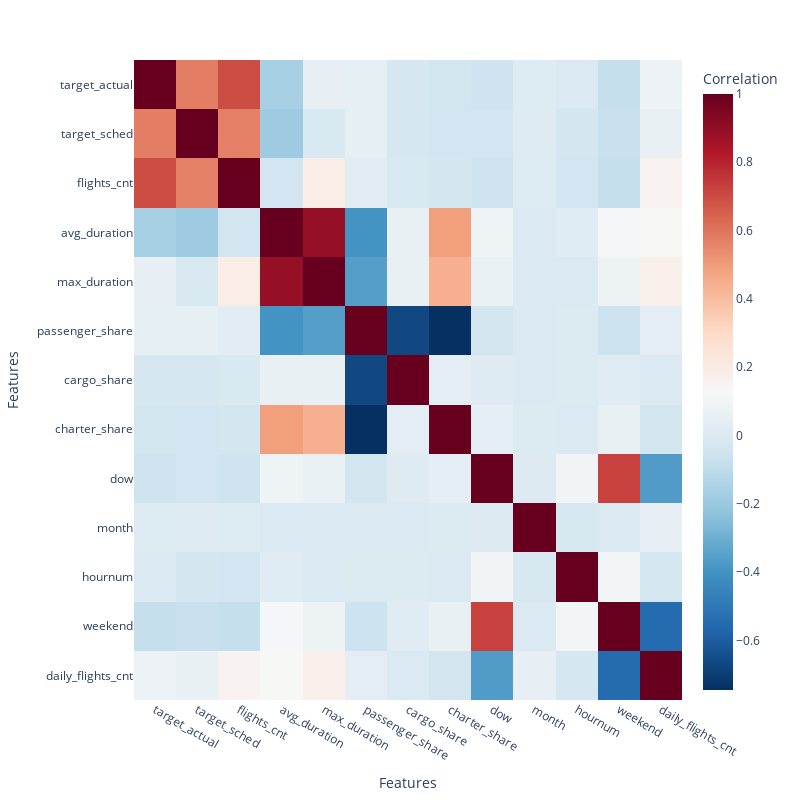

Source (notebook cell):
### Markdown cell above
# lager korelasjons matrise:

### Code cell
numeric_df = df.select_dtypes(include="number")
correlation_matrix = numeric_df.corr()

fig = px.imshow(correlation_matrix,
                labels=dict(x="Features", y="Features", color="Correlation"),
                x=correlation_matrix.columns,
                y=correlation_matrix.columns,
                color_continuous_scale='RdBu_r',
                aspect="auto")

# Update layout to ensure all y-axis labels are shown
fig.update_layout(
    yaxis=dict(
        tickmode='linear',  # Ensure all y-axis ticks are included
        tick0=0,            # Starting tick
        dtick=1             # Step size for ticks (1 ensures every category gets a label)
    ),xaxis=dict(
        tickmode='linear',  # Ensure all x-axis ticks are included
        tick0=0,            # Starting tick
        dtick=1             # Step size for ticks (1 ensures every category gets a label)
    ),
    autosize=False,  # Disable automatic size adjustment
    height=800,     # Set the height to ensure enough space for labels
    width=800       # Adjust width if necessary
)

fig.show()

### Figure 1 — Plotly figure (JSON) as saved in the notebook; plotly's stock layout.template omitted (floating-point values rounded to 4 significant figures; data arrays with more than 128 entries replaced by an {"elided": "..."} marker saying what was removed)
{"data": [{"coloraxis": "coloraxis", "hovertemplate": "Features: %{x}<br>Features: %{y}<br>Correlation: %{z}<extra></extra>", "name": "0", "type": "heatmap", "x": ["target_actual", "target_sched", "flights_cnt", "avg_duration", "max_duration", "passenger_share", "cargo_share", "charter_share", "dow", "month", "hournum", "weekend", "daily_flights_cnt"], "xaxis": "x", "y": ["target_actual", "target_sched", "flights_cnt", "avg_duration", "max_duration", "passenger_share", "cargo_share", "charter_share", "dow", "month", "hournum", "weekend", "daily_flights_cnt"], "yaxis": "y", "z": {"elided": "13x13 float values"}}], "layout": {"autosize": false, "coloraxis": {"colorbar": {"title": {"text": "Correlation"}}, "colorscale": [[0, "rgb(5,48,97)"], [0.1, "rgb(33,102,172)"], [0.2, "rgb(67,147,195)"], [0.3, "rgb(146,197,222)"], [0.4, "rgb(209,229,240)"], [0.5, "rgb(247,247,247)"], [0.6, "rgb(253,219,199)"], [0.7, "rgb(244,165,130)"], [0.8, "rgb(214,96,77)"], [0.9, "rgb(178,24,43)"], [1, "rgb(103,0,31)"]]}, "height": 800, "margin": {"t": 60}, "width": 800, "xaxis": {"anchor": "y", "domain": [0, 1], "dtick": 1, "tick0": 0, "tickmode": "linear", "title": {"text": "Features"}}, "yaxis": {"anchor": "x", "autorange": "reversed", "domain": [0, 1], "dtick": 1, "tick0": 0, "tickmode": "linear", "title": {"text": "Features"}}}}
